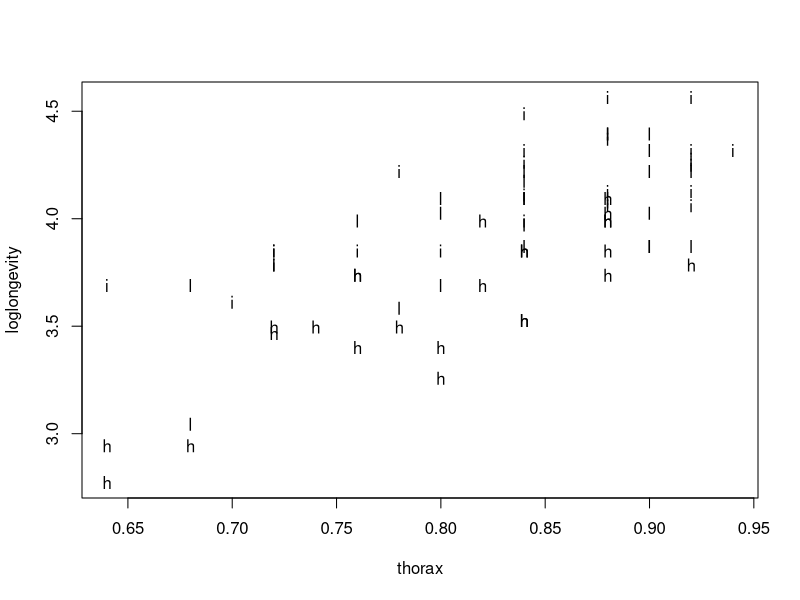
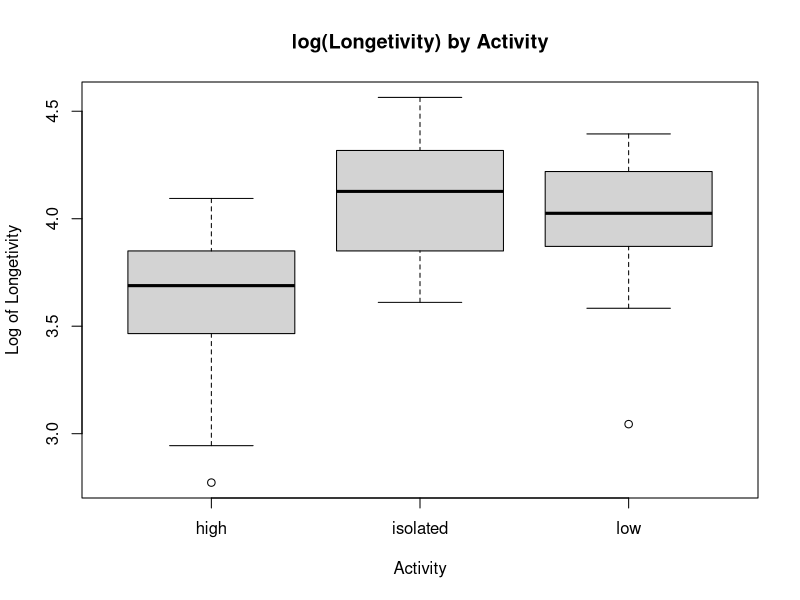
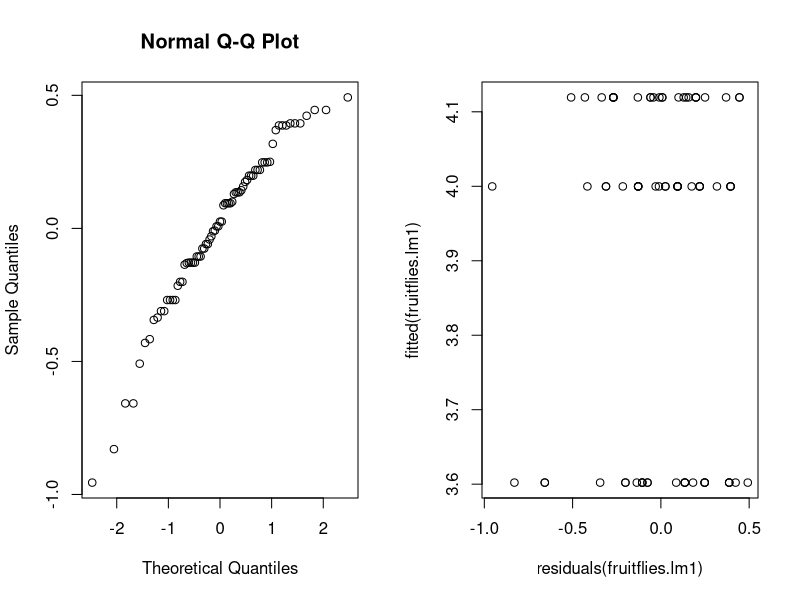
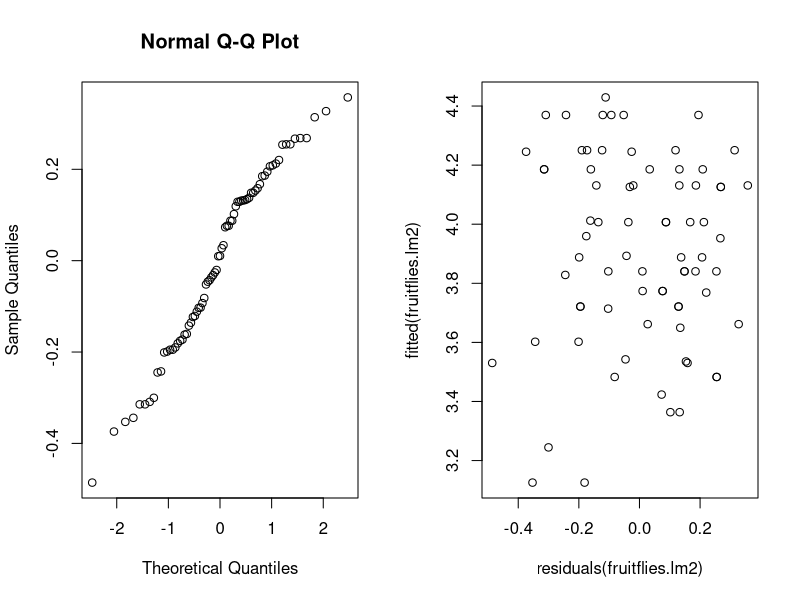
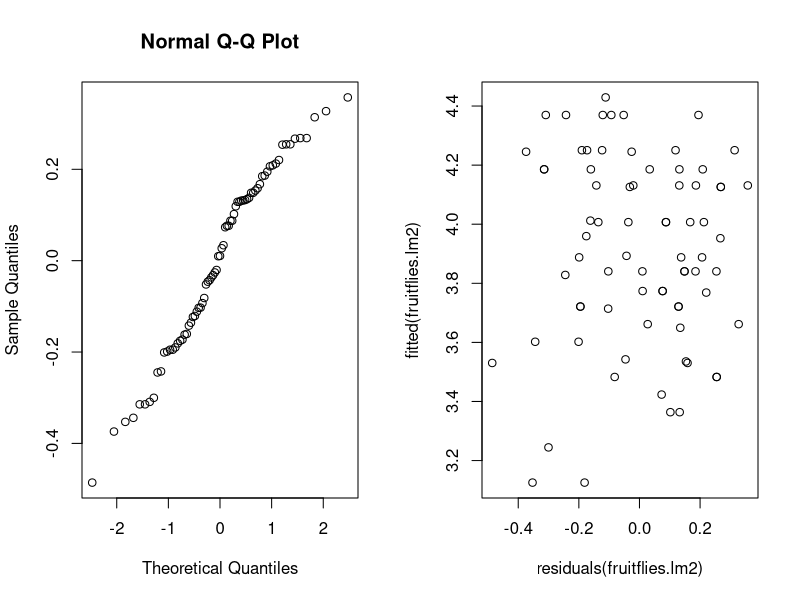

Generate these figures, in order, with R: (Note: this script raises an error after producing the figures.)
fruitflies <- read.table("datas/fruitflies.txt",header=TRUE)
fruitflies
summary(fruitflies)

# Add a column loglongevity to the data-frame, containing the logarithm of the number of days until death.
fruitflies$loglongevity <- log(as.numeric(fruitflies$longevity)) ; fruitflies

# a
# Make an informative plot of the data.
attach(fruitflies)
plot(loglongevity~thorax, pch=as.character(activity))

boxplot(loglongevity~activity,data = fruitflies,main = "log(Longetivity) by Activity",
        xlab = "Activity",ylab = "Log of Longetivity")

# Investigate whether sexual activity influences longevity by performing a statistical test, without taking the thorax length into account.
fruitflies$activity = as.factor(fruitflies$activity)

fruitflies.lm1 <- lm(loglongevity~activity, data = fruitflies)
anova(fruitflies.lm1)
summary(fruitflies.lm1) # activity is significant

# What are the estimated longevities for the three conditions?

iso = mean(fruitflies['loglongevity'][fruitflies['activity']=='isolated'])
low = mean(fruitflies['loglongevity'][fruitflies['activity']=='low'])
high = mean(fruitflies['loglongevity'][fruitflies['activity']=='high'])
iso ; low ; high

# negative relationship


estimated.longevities <- c(0,0,0)
for (i in 1:3) {
  base <- summary(fruitflies.lm1)$coeff[i]
  estimated.longevities[i] <- summary(fruitflies.lm1)$coeff[i]
}
estimated.longevities

par(mfrow=c(1,2))
qqnorm(residuals(fruitflies.lm1)) ; plot(residuals(fruitflies.lm1),fitted(fruitflies.lm1))

# b
# Investigate whether sexual activity influences longevity by performing a statistical test, now including thorax length as an explanatory variable into the analysis. 

fruitflies.lm2 <- lm(loglongevity~thorax+activity, data = fruitflies)
anova(fruitflies.lm2)
summary(fruitflies.lm2) # thorax and activity significant

qqnorm(residuals(fruitflies.lm2)) ; plot(residuals(fruitflies.lm2),fitted(fruitflies.lm2))


drop1(fruitflies.lm2,test="F") # both thorax and activity are significant, but with throax activity's significance increased

# todo : ***************************************************
# Does sexual activity increase or decrease longevity? What are the estimated longevities for the three groups, for flies with the minimal and maximal thorax lengths?
# Since β = 2.97899 > 0, the higher the throax, number of days until death increases. Isolated activity has the highest effect. Factor activity is significant.
estimated.longevities.with.thorax <- c(0,0,0)
for (i in 1:4) {
  estimated.longevities.with.thorax[i] <- summary(fruitflies.lm2)$coeff[i]
}
estimated.longevities.with.thorax

qqnorm(residuals(fruitflies.lm2)) ; plot(residuals(fruitflies.lm2),fitted(fruitflies.lm2))

# *********************************************************************************
highData = data[which(data['activity']=='high'),]
highData['loglongevity'][which.max(highData$thorax),] # MAX 3.78419
highData['loglongevity'][which.min(highData$thorax),] # MIN 2.772589

# ALTERNATIVELY
data['loglongevity'][which.max(data$thorax),]

# *********************************************************************************

# c
# How does thorax length influence longevity? Investigate graphically and by using an appropriate test whether this dependence is similar under all three conditions of sexual activity. 
plot(loglongevity~thorax, pch=unclass(activity))
for (i in fruitflies$activity) {
  abline(lm(loglongevity~thorax, data=fruitflies[fruitflies$activity==i,]))
}

plot(thorax,loglongevity)
boxplot(loglongevity~activity)

boxplot(loglongevity~thorax,data = fruitflies,main = "Longetivity by Thorax",
        xlab = "Thorax",ylab = "Log of Longetivity")

fruitflies.lm3 <- lm(loglongevity~thorax, data = fruitflies)
anova(fruitflies.lm3)
summary(fruitflies.lm3)

fruitflies.lm4 <- lm(loglongevity~activity+thorax, data = fruitflies)
anova(fruitflies.lm4)
summary(fruitflies.lm4)

interaction.lm <- lm(loglongevity~activity*thorax, data = fruitflies)
anova(interaction.lm)
summary(interaction.lm)
# interaction term is not significant.

# d
# todo : ****************************************
# Which of the two analyses, without or with thorax length, do you prefer? Is one of the analyses wrong? 

model <- aov(thorax ~ activity, data = fruitflies)
summary(model)
# The p-value is 0.163 that is greater than 0.05, so the covariate thorax and the treatment activity are independent to each other.
# Both analysis are correct and useful.

# e
# todo : ****************************************
# Perform the ancova analysis with the number of days as the response, rather than its logarithm. Was it wise to use the logarithm as response?

plot(longevity~thorax, pch=as.character(activity))
par(mfrow=c(1,2))
boxplot(loglongevity~activity,data = fruitflies,main = "log(Longetivity) by Activity",
        xlab = "Activity",ylab = "Log of Longetivity")
boxplot(longevity~activity,data = fruitflies,main = "Longetivity by Activity",
        xlab = "Activity",ylab = "Longetivity")

longevity.lm <- lm(longevity~thorax+activity, data = fruitflies)
anova(longevity.lm)
summary(longevity.lm)
drop1(longevity.lm, test = "F")

longevity.lm1 <- lm(longevity~activity*thorax, data = fruitflies)
anova(longevity.lm1)
summary(longevity.lm1)

par(mfrow=c(1,2))
qqnorm(residuals(longevity.lm)) ; plot(residuals(longevity.lm),fitted(longevity.lm))

# Data is already normal, so no need to do the log
